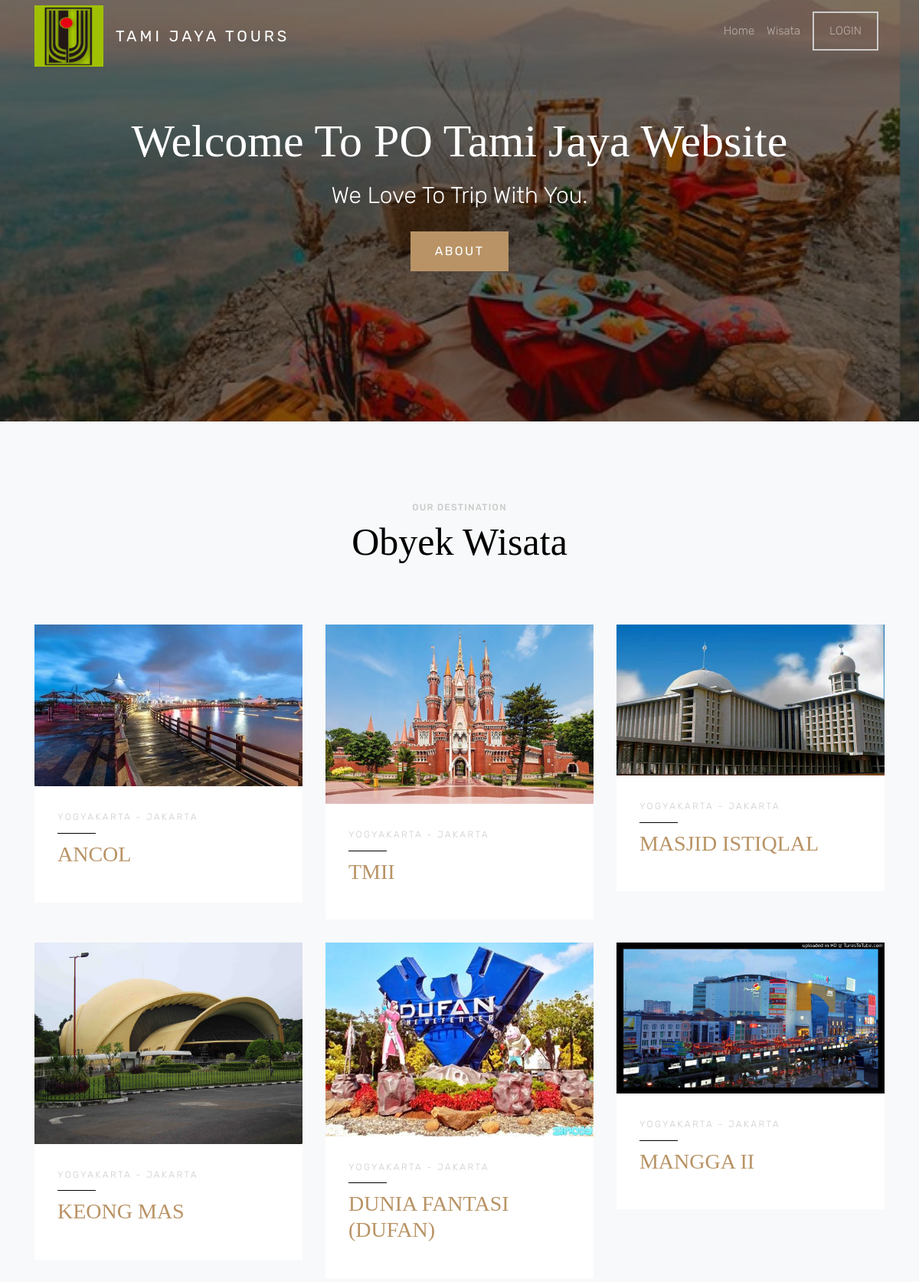
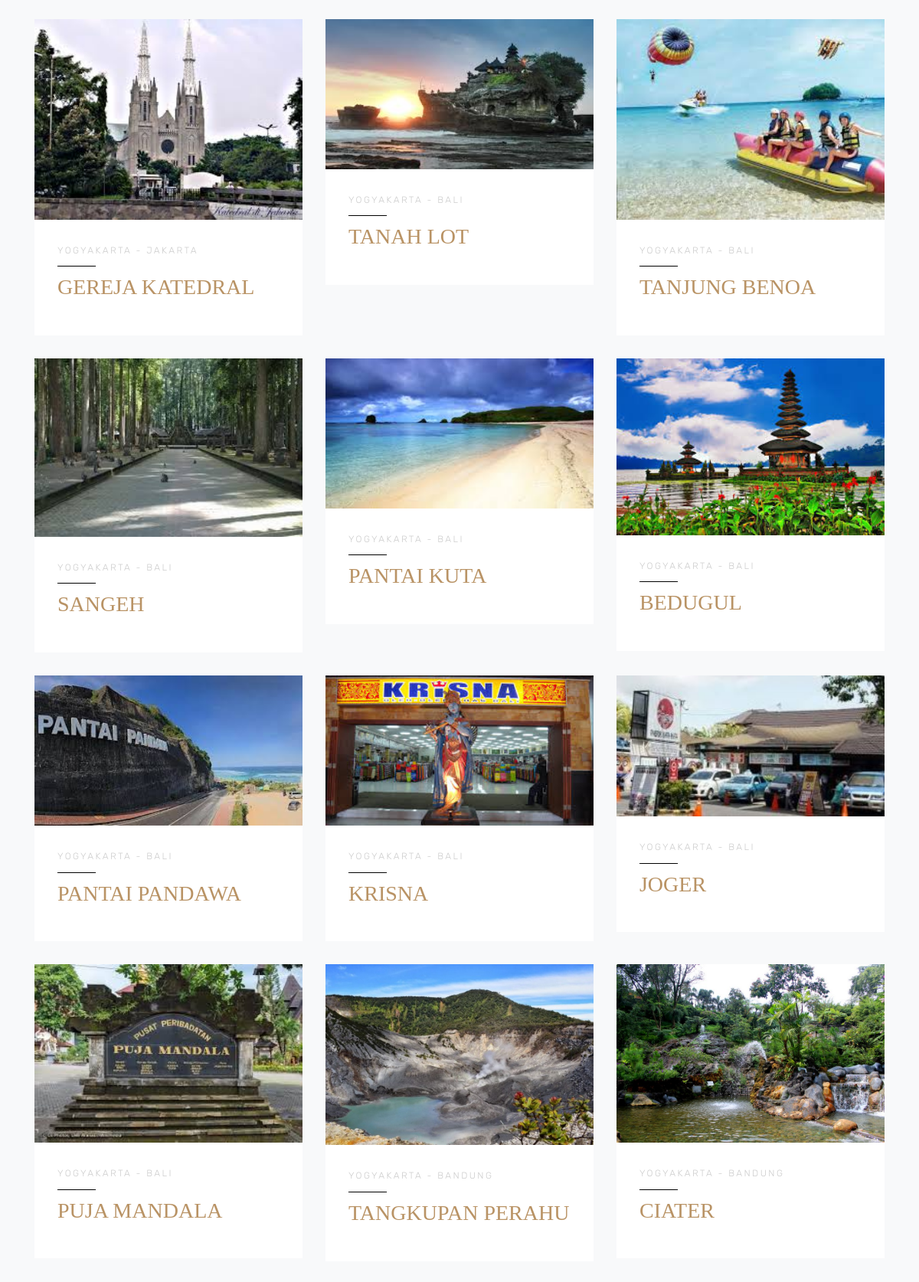
/wisata.php (upper part), run on the app's committed database (2 pictures, top to bottom).
### tables this page shows
CREATE TABLE `tb_wisata` (
  `id_wisata` int(11) NOT NULL,
  `id_paketwisata` int(11) DEFAULT NULL,
  `nama` text DEFAULT NULL,
  `foto` text DEFAULT NULL
);

CREATE TABLE `tb_paketwisata` (
  `id_paketwisata` int(11) NOT NULL,
  `nama_paketwisata` varchar(30) DEFAULT NULL,
  `deskripsi` text DEFAULT NULL,
  `harga` varchar(25) DEFAULT NULL
);

### wisata.php (the view, shortened to what this page needs)
<?php
  include 'koneksi.php';
?>
<!doctype html>
<html lang="en">
  <head>
    <link rel="stylesheet" href="css/bootstrap.css">
    <link rel="stylesheet" href="css/animate.css">
    <link rel="stylesheet" href="css/owl.carousel.min.css">
    <link rel="stylesheet" href="fonts/ionicons/css/ionicons.min.css">
    <link rel="stylesheet" href="fonts/fontawesome/css/font-awesome.min.css">
    <link rel="stylesheet" href="css/magnific-popup.css">
    <link rel="stylesheet" href="css/style.css">
  </head>
  <body>
    <?php include 'menu.php'; ?>
    <section class="site-hero overlay site-hero-innerpage overlay" data-stellar-background-ratio="0.5" style="background-image: url(images/home1.jpg);">
      <div class="container">
        <div class="row align-items-center site-hero-inner justify-content-center">
          <div class="col-md-12 text-center">
            <div class="mb-5 element-animate">
              <h1>Welcome To PO Tami Jaya Website</h1>
              <p>We Love To Trip With You.</p>
              <p><a href="about.php" class="btn btn-primary">About</a></p>
            </div>
          </div>
        </div>
      </div>
    </section>
    <section class="site-section bg-light">
      <div class="container">
        <div class="row mb-5">
          <div class="col-md-12 heading-wrap text-center">
            <h4 class="sub-heading">Our Destination</h4>
              <h2 class="heading">Obyek Wisata</h2>
          </div>
        </div>
        <?php $ambil = $koneksi->query("SELECT * FROM tb_wisata JOIN tb_paketwisata ON tb_wisata.id_paketwisata=tb_paketwisata.id_paketwisata WHERE id_wisata"); ?>
        <div class="row">
          <?php while($perwisata = $ambil->fetch_assoc()){ ?>
          <div class="col-md-4">
            <div class="post-entry">
              <img src="foto_wisata/<?php echo $perwisata['foto']; ?>" alt="Image placeholder" class="img-fluid" width="500px" height="50px">
              <div class="body-text">
                <div class="category"><?php echo $perwisata['nama_paketwisata']; ?></div>
                <h3 class="mb-3 text-primary text-uppercase"><?php echo $perwisata['nama']; ?></a></h3>
              </div>
            </div>
          </div>
          <?php } ?>
        </div>
      </div>
    </section>
  </body>
</html>

### css/style.css (style rules this page uses)
body { background: #fff; font-family: "Rubik", arial, sans-serif; font-weight: 300; font-size: 15px; line-height: 1.8; color: #6c757d; }
a { -webkit-transition: .3s all ease; -o-transition: .3s all ease; transition: .3s all ease; text-decoration: none; }
h1, h2, h3, h4, h5 { color: #000; font-family: "Playfair Display", times, serif; }
.site-hero { background-size: cover; background-position: center center; min-height: 750px; height: 100vh; }
.site-hero > .container { position: relative; z-index: 2; }
.site-hero.overlay { position: relative; }
.site-hero.overlay:before { content: ""; background: rgba(0, 0, 0, 0.5); width: 100%; z-index: 1; position: absolute; top: 0; left: 0; right: 0; bottom: 0; }
.site-hero.overlay h1, .site-hero.overlay p { color: #fff; }
.site-hero.overlay h1 { font-size: 60px; }
.site-hero.overlay p { font-size: 30px; }
.site-hero .site-hero-inner { min-height: 750px; height: 100vh; }
.site-hero-innerpage, .site-hero-innerpage .site-hero-inner { min-height: 550px; height: 50vh; }
.site-section { padding: 7em 0; }
.btn, .form-control { outline: none; -webkit-box-shadow: none !important; box-shadow: none !important; border-radius: 0; }
.btn { -webkit-transition: .3s all ease; -o-transition: .3s all ease; transition: .3s all ease; padding: 12px 30px; text-transform: uppercase; letter-spacing: .15em; }
.btn.btn-primary { color: #fff; border-width: 2px; }
.post-entry { margin-bottom: 30px; }
.post-entry .body-text { padding: 30px; background: #fff; }
.post-entry .body-text .category { position: relative; padding-bottom: 10px; margin-bottom: 10px; text-transform: uppercase; font-size: 12px; letter-spacing: .2em; color: #ccc; }
.post-entry .body-text .category:after { content: ""; left: 0; width: 50px; height: 1px; background: #000; position: absolute; bottom: 0; }
.heading-wrap .heading { font-size: 50px; margin-bottom: 30px; }
.heading-wrap .sub-heading { font-size: 12px; text-transform: uppercase; letter-spacing: .1em; color: #ccc; font-family: "Rubik", arial, sans-serif; }
.element-animate { opacity: 0; visibility: hidden; }

### data on the page
tb_wisata: foto (picture), id_paketwisata.nama_paketwisata "YOGYAKARTA - JAKARTA", nama "ANCOL"
tb_wisata: foto (picture), id_paketwisata.nama_paketwisata "YOGYAKARTA - JAKARTA", nama "TMII"
tb_wisata: foto (picture), id_paketwisata.nama_paketwisata "YOGYAKARTA - JAKARTA", nama "MASJID ISTIQLAL"
tb_wisata: foto (picture), id_paketwisata.nama_paketwisata "YOGYAKARTA - JAKARTA", nama "KEONG MAS"
tb_wisata: foto (picture), id_paketwisata.nama_paketwisata "YOGYAKARTA - JAKARTA", nama "DUNIA FANTASI (DUFAN)"
tb_wisata: foto (picture), id_paketwisata.nama_paketwisata "YOGYAKARTA - JAKARTA", nama "MANGGA II"
tb_wisata: foto (picture), id_paketwisata.nama_paketwisata "YOGYAKARTA - JAKARTA", nama "GEREJA KATEDRAL"
tb_wisata: foto (picture), id_paketwisata.nama_paketwisata "YOGYAKARTA - BALI", nama "TANAH LOT"
tb_wisata: foto (picture), id_paketwisata.nama_paketwisata "YOGYAKARTA - BALI", nama "TANJUNG BENOA"
tb_wisata: foto (picture), id_paketwisata.nama_paketwisata "YOGYAKARTA - BALI", nama "SANGEH"
tb_wisata: foto (picture), id_paketwisata.nama_paketwisata "YOGYAKARTA - BALI", nama "PANTAI KUTA"
tb_wisata: foto (picture), id_paketwisata.nama_paketwisata "YOGYAKARTA - BALI", nama "BEDUGUL"
tb_wisata: foto (picture), id_paketwisata.nama_paketwisata "YOGYAKARTA - BALI", nama "PANTAI PANDAWA"
tb_wisata: foto (picture), id_paketwisata.nama_paketwisata "YOGYAKARTA - BALI", nama "KRISNA"
tb_wisata: foto (picture), id_paketwisata.nama_paketwisata "YOGYAKARTA - BALI", nama "JOGER"
tb_wisata: foto (picture), id_paketwisata.nama_paketwisata "YOGYAKARTA - BALI", nama "PUJA MANDALA"
tb_wisata: foto (picture), id_paketwisata.nama_paketwisata "YOGYAKARTA - BANDUNG", nama "TANGKUPAN PERAHU"
tb_wisata: foto (picture), id_paketwisata.nama_paketwisata "YOGYAKARTA - BANDUNG", nama "CIATER"
